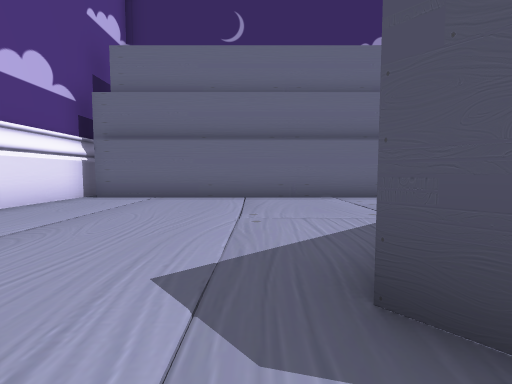
[1] (above)

18 first-person views from a walk through a Unity game level. The camera is 1.3 m above the floor, tilts 4° down and sees 85° across. The floor is counted in squares, 2 m on a side. Each view is taken from the middle of a square. On the plan, view 1 faces up. The plan holds only what a view shows up to about 9 squares ahead; the rest is blank. The player is left out. Some animated figures are left out.

[2]
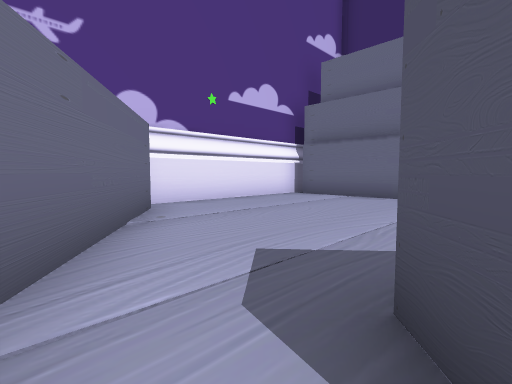

[3]
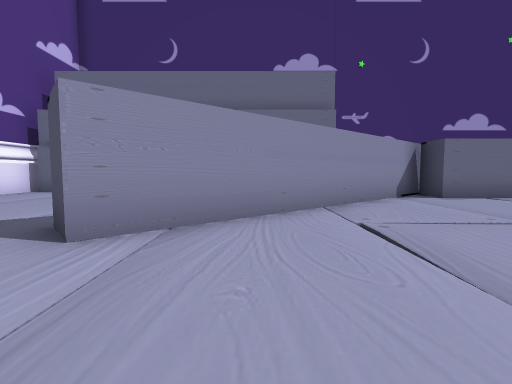

[4]
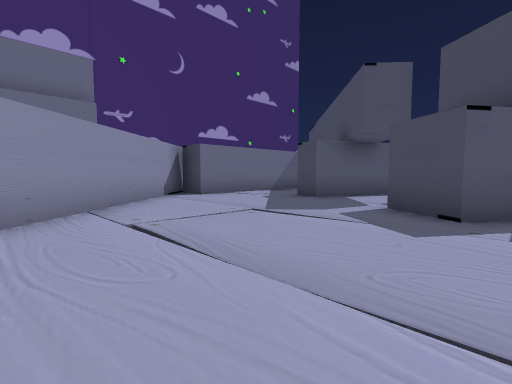

[5]
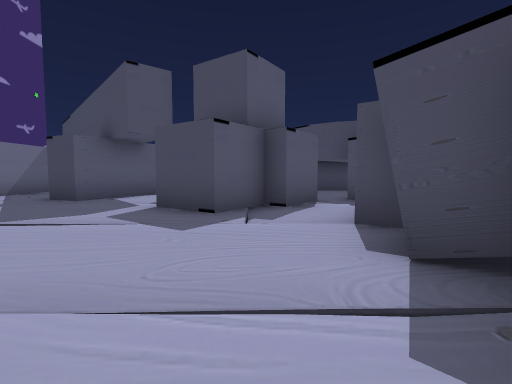

[6]
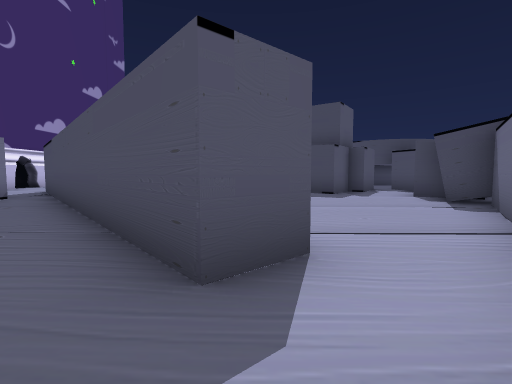

[7]
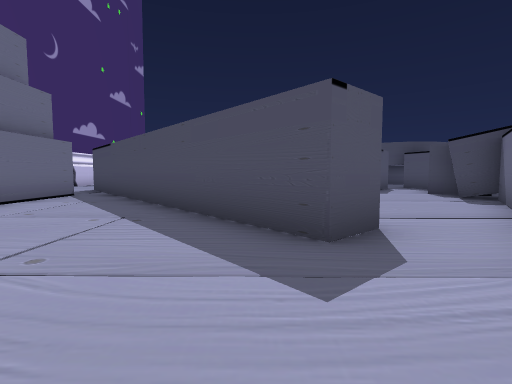

[8]
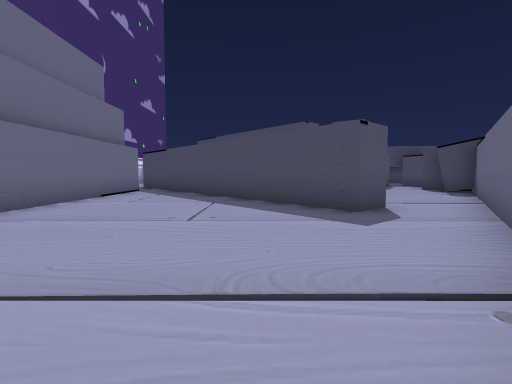

[9]
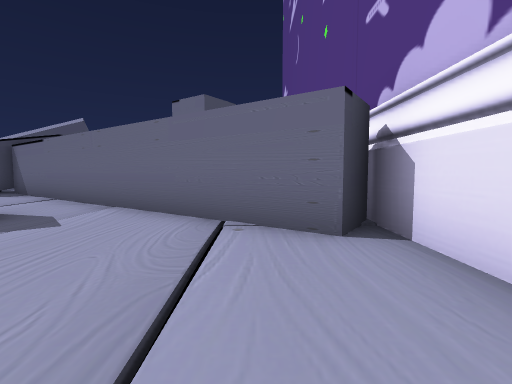

[10]
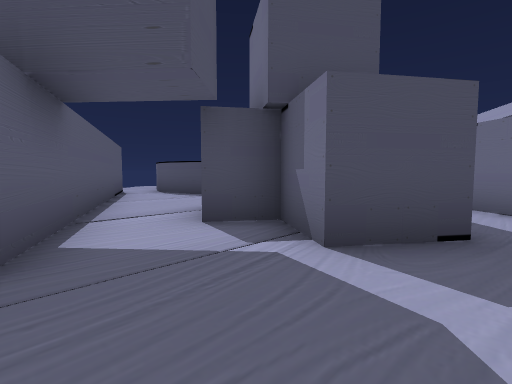

[11]
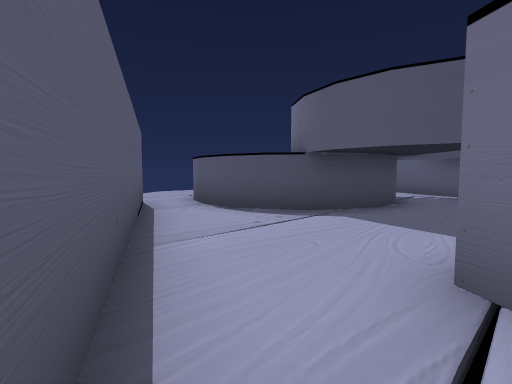

[12]
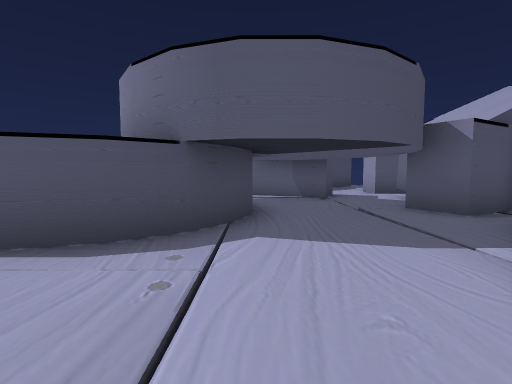

[13]
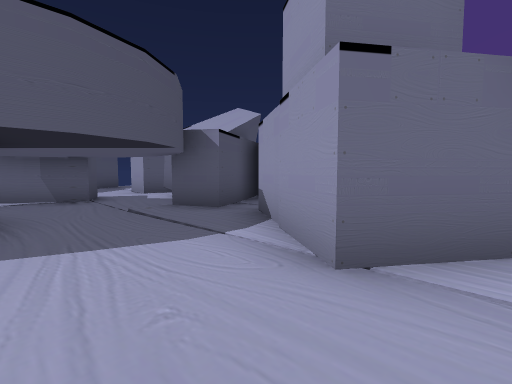

[14]
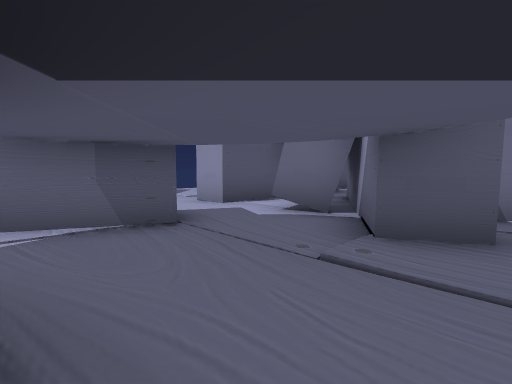

[15]
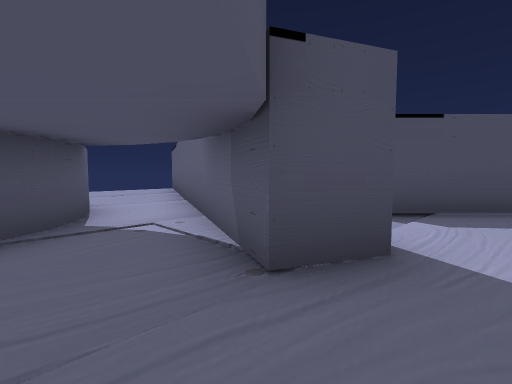

[16]
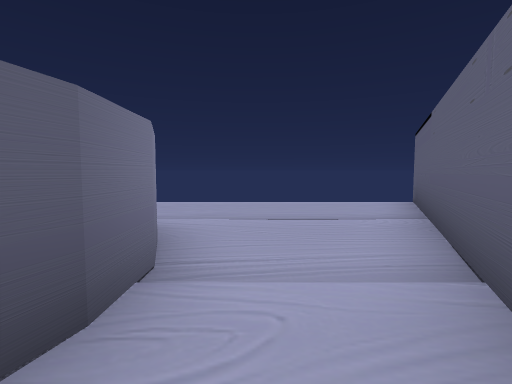

[17]
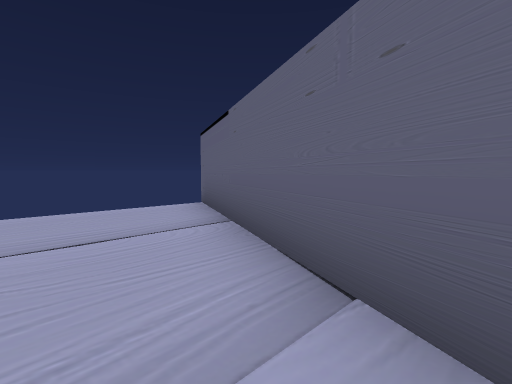

[18]
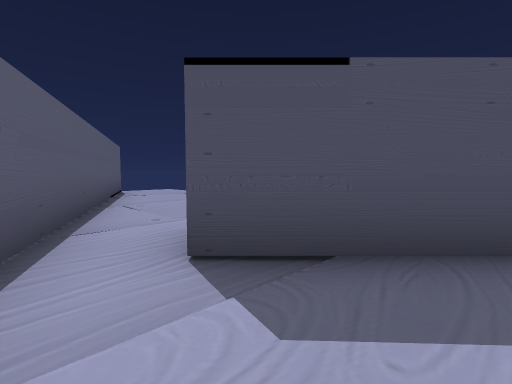

### Floor plan
Key: @ floor where view 1 was taken; # wall or solid block; x gap in a wall; . floor; / step, stairs or slope.
Columns run from 5 left of view 1 to 20 right of it. Each row starts with its distance up from view 1.
  8 #############
  7 #....../....##
  6 #......///.###
  5 #....../..##.#####
  4 #........##......
  3 #.......##.....#
  2 ##.....##......###
  1 ####..##.........###
  0    ##@.............###
 -1     ##.......####....##
 -2      ###..../.##/......
 -3        ####...#./..####
 -4          #####../..#
 -5            .####/..#
 -6             ###....##
 -7            ####.....##.x.
 -8            .##..###......
 -9             ###...###....
-10               ......####.
-11               ..##....####
-12                ##  .....##
-13                      ....

Positions as (right, up) in squares from view 1, and headings:
1: (0, 0), facing up
2: (1, 0), facing up-left
3: (3, -2), facing up
4: (3, -2), facing up-right
5: (3, -2), facing right
6: (-1, 1), facing right
7: (-2, 2), facing right
8: (-4, 3), facing right
9: (-3, 5), facing down
10: (7, 2), facing down-right
11: (11, 1), facing down-right
12: (13, 0), facing down
13: (13, 0), facing down-left
14: (13, -4), facing down-left
15: (10, -6), facing down-right
16: (14, -8), facing right
17: (15, -8), facing down-right
18: (10, -9), facing down-right
